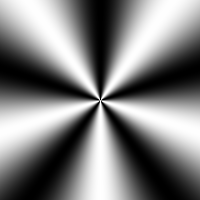
Frame 1 (no input)
Frame 60 (the mouse pressed at the canvas centre just before this capture): identical to frame 1, image omitted
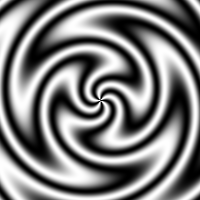
Frame 120 (the mouse held since frame 60 and released just before this capture)

The Processing sketch that drew these frames (run headless with seeded random() and noise(); from frame 60 on, the mouse is pressed at the canvas centre):

// Processing sketch: Graphing2DEquation
// ── Graphing2DEquation.pde
/**
 * Graphing 2D Equations
 * by Daniel Shiffman. 
 * 
 * Graphics the following equation: 
 * sin(n*cos(r) + 5*theta) 
 * where n is a function of horizontal mouse location.  
 */
 
void setup() {
  size(200,200);
  frameRate(30);
}

void draw() {
  loadPixels();
  float n = (mouseX * 10.0f) / width;
  float w = 16.0f;         // 2D space width
  float h = 16.0f;         // 2D space height
  float dx = w / width;    // Increment x this amount per pixel
  float dy = h / height;   // Increment y this amount per pixel
  float x = -w/2;          // Start x at -1 * width / 2
  for (int i = 0; i < width; i++) {
    float y = -h/2;        // Start y at -1 * height / 2
    for (int j = 0; j < height; j++) {
      float r = sqrt((x*x) + (y*y));    // Convert cartesian to polar
      float theta = atan2(y,x);         // Convert cartesian to polar
      // Compute 2D polar coordinate function
      float val = sin(n*cos(r) + 5 * theta);           // Results in a value between -1 and 1
      //float val = cos(r);                            // Another simple function
      //float val = sin(theta);                        // Another simple function
      // Map resulting vale to grayscale value
      pixels[i+j*width] = color((val + 1.0f)* 255.0/2.0);     // Scale to between 0 and 255
      y += dy;                // Increment y
    }
    x += dx;                  // Increment x
  }
  updatePixels();
}
